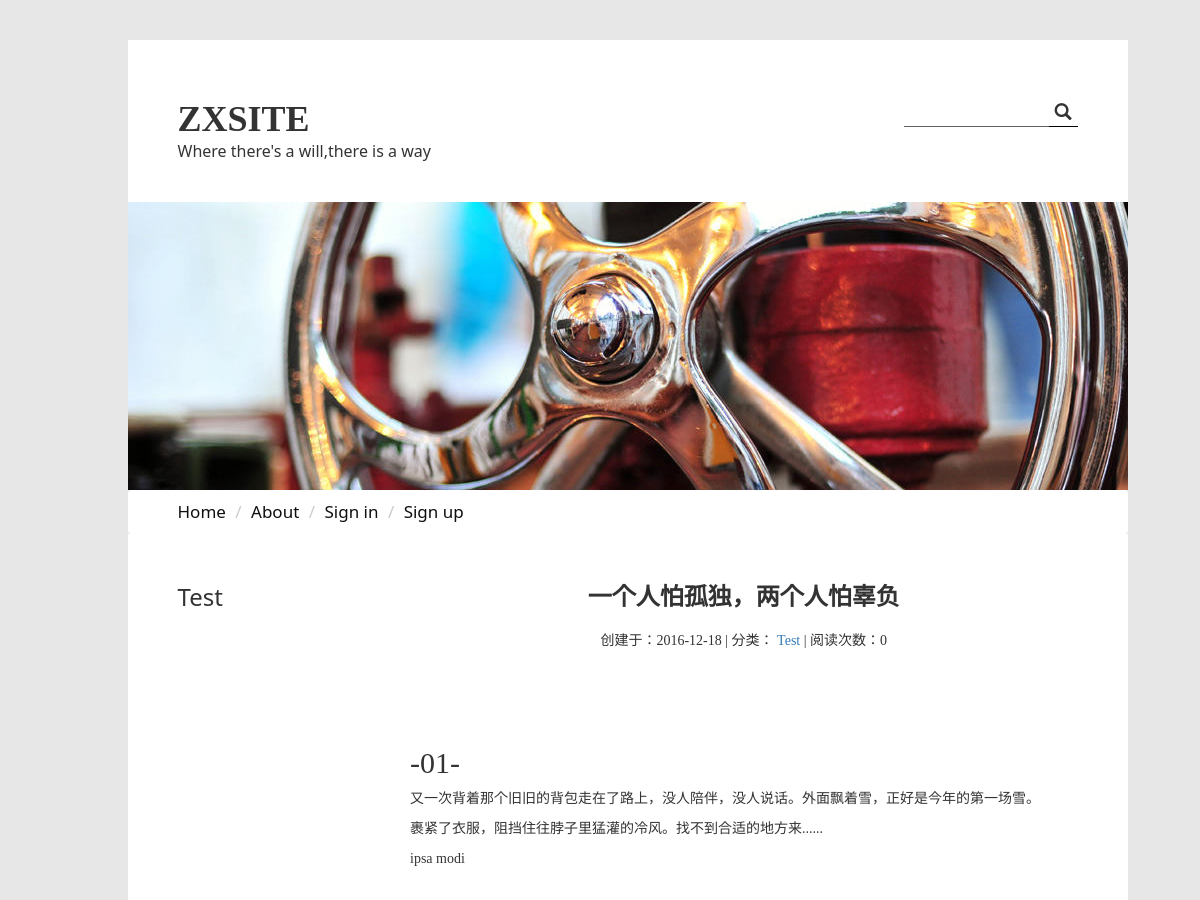
The app's page /tags/271/ (upper part), older data.
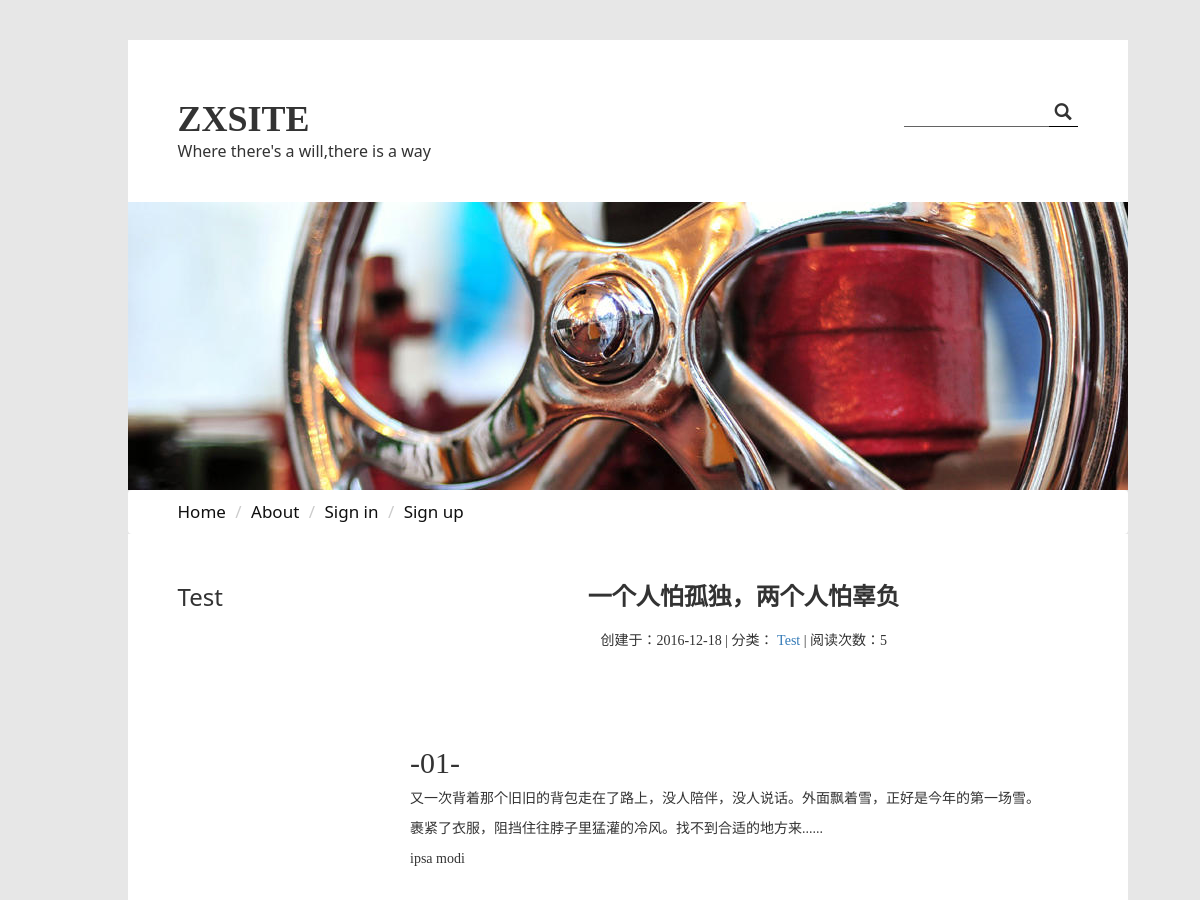
The same page, newer data.
### zxsite/models.py (models this page shows, shortened)
class Article(models.Model):
    author = models.ForeignKey('Bloger', verbose_name='作者')
    tags = models.ManyToManyField('Tag', verbose_name='标签')
    title = models.CharField('标题', max_length=50)
    content = models.TextField('正文')
    abstract = models.TextField('摘要',null=True,blank=True)
    ARTICLE_STATUS = (
        ('P', 'PUBLIC'),
        ('E', 'EDITING'),
        ('D', 'DELETED'),
        ('C', 'DELETE-COMPELETLY')
    )
    status = models.CharField('文章状态', max_length=1, choices=ARTICLE_STATUS)
    created_time = models.DateTimeField('创建时间', auto_now_add=True)
    lasted_modified_time = models.DateTimeField('最新修改时间', auto_now=True)
    views = models.PositiveIntegerField('浏览数', default=0)
    likes = models.PositiveIntegerField('点赞数', default=0)
    topped = models.BooleanField('是否置顶', default=False)
    class meta:
        ordering = ['-lasted_modified_time']

### zxsite/views.py (the view)
# urls.py: url(r'^tags/(?P<tagid>[0-9]+)/$',views.tag_ins,name='tagins'),
def tag_ins(request,tagid):
    tag = Tag.objects.get(id=tagid)
    articles = tag.article_set.all().order_by('-created_time')
    content ={
        'tag':tag,
        'articles':articles
    }
    return render(request,'zxsite/tag-ins.html',content)

### zxsite/models.py (called while the page is built)
    def __str__(self):
        return self.name

### zxsite/templates/zxsite/tag-ins.html (shortened to what this page needs)
{% extends 'zxsite/subbase1.html' %}
{% block tag-ins %}
    <div class="row">
        <div class="col-md-3">
            <h3 class="text-capitalize">{{ tag.name }}</h3>
        </div>
        <div class="col-md-9">
            {% for article in articles %}
                <div style="" class="self-atc-div">
                    <h3 style="">{{ article.title }}</h3>
                    <div style="">
                        <p style="">创建于：{{ article.created_time|date:'Y-m-d' }}</p>
                        |
                        分类：
                        {% for tag in article.tags.all %}
                        <p class="text-capitalize"><a href="">{{ tag }}</a></p>
                        {% endfor %}
                        |
                        <p>阅读次数：{{ article.views }}</p>
                    </div>
                    <p class="text-justify self-atc-div-p">{{ article.abstract | safe }}</p>
                    {% lorem 2 w random %}
                </div>
            {% endfor %}
        </div>
    </div>
{% endblock %}

Row changes from the older to the newer data that the page shows:
changed Article "一个人怕孤独，两个人怕辜负": views "0" → "5"
